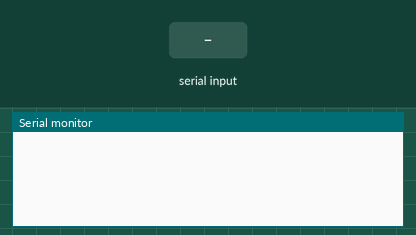
A sketch run on a simulated ESP8266 (NodeMCU). On the bench: the last lines printed to the serial monitor. The inputs (shaded band) are chosen by the test bench. WiFi joins after 1.5 s; servers stay silent unless stated.

Above: at 3.0 s.
3.1 s: "90,45,200\n" received over Serial
At 4.3 s:
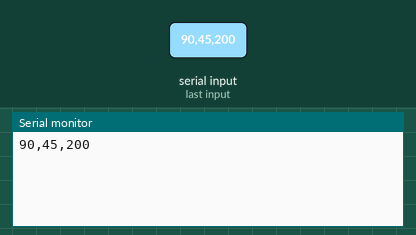
4.6 s: "90,45\n" received over Serial
At 5.5 s:
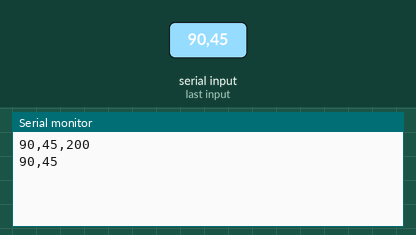
6.1 s: "90,45,200,10\n" received over Serial
At 6.9 s:
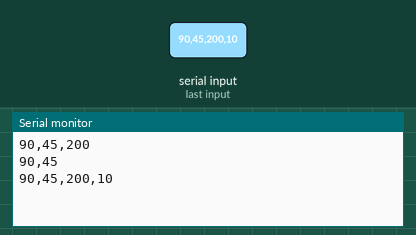
7.6 s: "90,45,200,10,150,30\n" received over Serial
At 8.4 s:
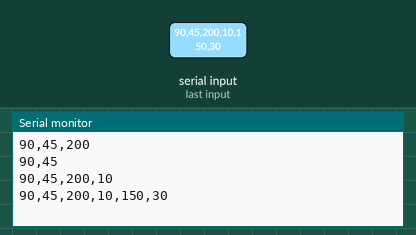
9.1 s: "0\n" received over Serial
At 9.9 s:
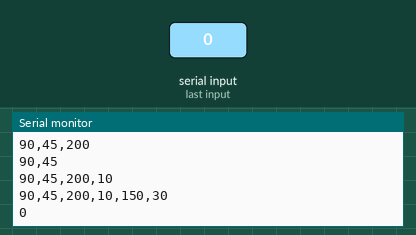

Measured:
- after the input at 3.1 s, the serial monitor: prints a new line at once (image 1)
- after the input at 4.6 s, the serial monitor: prints a new line at once (image 2)
- after the input at 6.1 s, the serial monitor: prints a new line at once (image 3)
- after the input at 7.6 s, the serial monitor: prints a new line at once (image 4)
- after the input at 9.1 s, the serial monitor: prints a new line at once (image 5)

The sketch:

NodeMCU.ino
```cpp
#include <ESP8266WiFi.h>
#include <BlynkSimpleEsp8266.h>
#include <SoftwareSerial.h>
#include <SimpleTimer.h>

char auth[] = "_3ZpaOjgQ45_vCssUHKHl50CM-N0_9y0";

char ssid[] = "#F SOCIETY";
char pass[] = "(&^&(#&#$^";

SimpleTimer timer;

String myString;
char rdata;

int firstVal, secondVal,thirdVal; // sensors
int led1,led2,led3,led4,led5,led6;

void myTimerEvent()
{
  Blynk.virtualWrite(V1, millis() / 1000);
}


void setup()
{
  Serial.begin(9600);

  Blynk.begin(auth, ssid, pass);

    timer.setInterval(1000L,sensorvalue1);
    timer.setInterval(1000L,sensorvalue2);
    timer.setInterval(1000L,sensorvalue3);
    timer.setInterval(1000L,sensorvalue4);
    timer.setInterval(1000L,sensorvalue5);
    timer.setInterval(1000L,sensorvalue6);
}

void loop()
{
   if (Serial.available() == 0 )
   {
  Blynk.run();
  timer.run();
   }

  if (Serial.available() > 0 )
  {
    rdata = Serial.read();
    myString = myString+ rdata;
    if( rdata == '\n')
    {
     Serial.println(myString);
String l = getValue(myString, ',', 0);
String m = getValue(myString, ',', 1);
String n = getValue(myString, ',', 2);
String o = getValue(myString, ',', 3);
String p = getValue(myString, ',', 4);
String q = getValue(myString, ',', 5);


led1 = l.toInt();
led2 = m.toInt();
led3 = n.toInt();
led4 = o.toInt();
led5 = p.toInt();
led6 = q.toInt();

  myString = "";
    }
  }

}

void sensorvalue1()
{
int sdata = led1;

  Blynk.virtualWrite(V10, sdata);

}
void sensorvalue2()
{
int sdata = led2;

  Blynk.virtualWrite(V11, sdata);

}

void sensorvalue3()
{
int sdata = led3;

  Blynk.virtualWrite(V12, sdata);

}

void sensorvalue4()
{
int sdata = led4;

  Blynk.virtualWrite(V13, sdata);

}

void sensorvalue5()
{
int sdata = led5;

  Blynk.virtualWrite(V14, sdata);

}

void sensorvalue6()
{
int sdata = led6;

  Blynk.virtualWrite(V15, sdata);

}

String getValue(String data, char separator, int index)
{
    int found = 0;
    int strIndex[] = { 0, -1 };
    int maxIndex = data.length() - 1;

    for (int i = 0; i <= maxIndex && found <= index; i++) {
        if (data.charAt(i) == separator || i == maxIndex) {
            found++;
            strIndex[0] = strIndex[1] + 1;
            strIndex[1] = (i == maxIndex) ? i+1 : i;
        }
    }
    return found > index ? data.substring(strIndex[0], strIndex[1]) : "";
}
```
